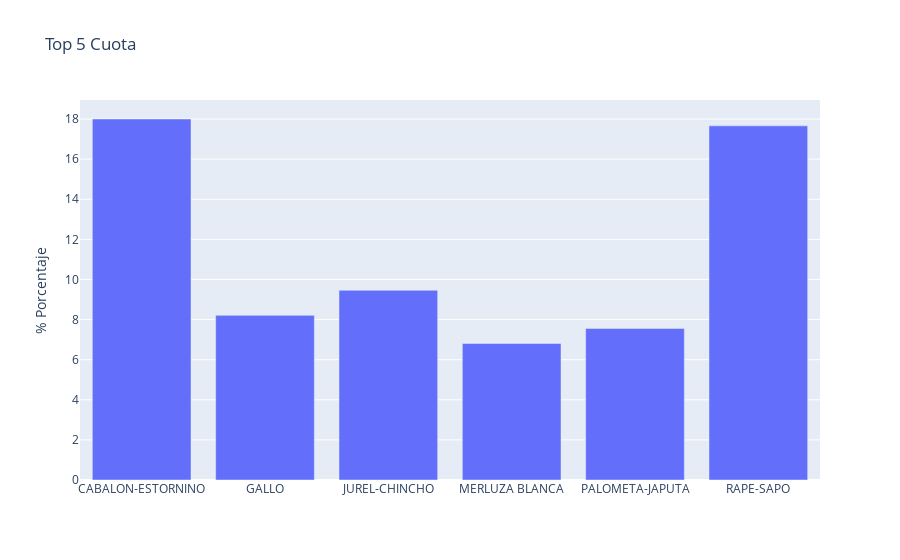

The code cell stored with this chart in its notebook:
### Code cell
#Sacamos el porcentaje de cuanto ha aportado al total de capturas cada especie
total = df.sum()
groupName = df.groupby('name').sum()
percentage = groupName/total*100
top = 5

#Seleccionamos aquellas especies cuyo aporte a las capturas supone mas del 5%
percentage = pd.DataFrame(percentage[percentage>top])
selectedSpecies = list(percentage.index.unique())
percentage.columns = ['quantity']
percentage = percentage.reset_index()

#Dibujamos
bar = go.Figure(go.Bar(x = percentage.name, y = percentage.quantity))
bar = bar.update_layout(title='Top '+str(top)+' Cuota',yaxis_title="% Porcentaje")
bar.show()

### Figure 1 — Plotly figure (JSON) as saved in the notebook; plotly's stock layout.template omitted (floating-point values rounded to 4 significant figures)
{"data": [{"type": "bar", "x": ["CABALON-ESTORNINO", "GALLO", "JUREL-CHINCHO", "MERLUZA BLANCA", "PALOMETA-JAPUTA", "RAPE-SAPO"], "y": [18.0, 8.21, 9.462, 6.809, 7.559, 17.66]}], "layout": {"title": {"text": "Top 5 Cuota"}, "yaxis": {"title": {"text": "% Porcentaje"}}}}
